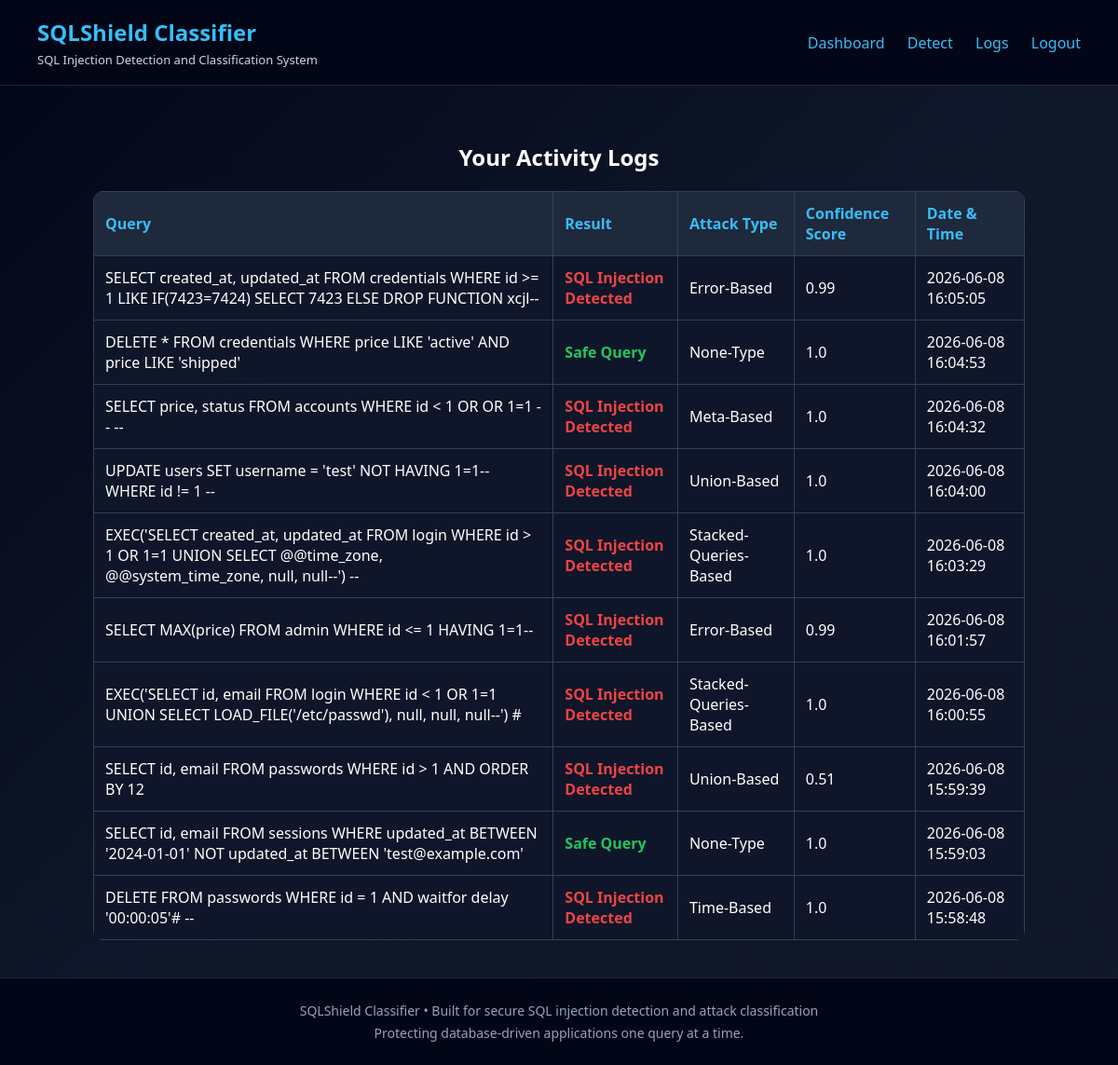
The page /logs (signed in) on the database its author committed.
### tables this page shows
CREATE TABLE logs (
        id INTEGER PRIMARY KEY AUTOINCREMENT,
        username TEXT,
        query TEXT,
        result TEXT,
        attack_type TEXT,
        confidence_score TEXT,
        timestamp TEXT
        
                   
    );

### app.py (the view)
@app.route('/logs')
def logs():
    if 'user' in session:
        conn = sqlite3.connect("database.db")
        cursor = conn.cursor()
        cursor.execute("""
    SELECT query, result, attack_type, confidence_score, timestamp
    FROM logs
    WHERE username=?
    ORDER BY id DESC
""", (session['user'],))
        data = cursor.fetchall()
        conn.close()
        return render_template('logs.html', logs=data)
    return redirect('/')

### templates/logs.html
{% extends "base.html" %}
{% block content %}
<h2>Your Activity Logs</h2>
<div class="table-wrapper">
    <table>
        <tr>
            <th>Query</th>
            <th>Result</th>
            <th>Attack Type</th>
            <th>Confidence Score</th>
            <th>Date & Time</th>
        </tr>
        {% for log in logs %}
        <tr>
            <td>{{ log[0] }}</td>
            <td class="{{ 'safe' if 'Safe' in log[1] else 'danger' }}">
                {{ log[1] }}
            </td>
            <td>{{ log[2] }}</td>
            <td>{{ log[3] }}</td>
            <td>{{ log[4] }}</td>
        </tr>
        {% endfor %}
    </table>
</div>
{% endblock %}

### static/style.css (style rules this page uses)
body { margin: 0; font-family: 'Segoe UI', sans-serif; background: linear-gradient(135deg, #020617, #0f172a, #111827); color: white; }
.table-wrapper { overflow-x: auto; margin-top: 20px; }
table { width: 100%; max-width: 1000px; margin: auto; border-collapse: collapse; background: rgba(15, 23, 42, 0.95); border-radius: 10px; overflow: hidden; }
th, td { padding: 12px; border: 1px solid #334155; text-align: left; }
th { background: #1e293b; color: #38bdf8; }
.safe { color: #22c55e; font-weight: bold; }
.danger { color: #ef4444; font-weight: bold; }

### rows shown on the page
logs: query "SELECT created_at, updated_at FROM credentials WHERE id >= 1 LIKE IF(7423=7424) SELECT 7423 ELSE DROP FUNCTION xcjl--", result "SQL Injection Detected", attack_type "Error-Based", confidence_score "0.99", timestamp "2026-06-08 16:05:05"
logs: query "DELETE * FROM credentials WHERE price LIKE 'active' AND price LIKE 'shipped'", result "Safe Query", attack_type "None-Type", confidence_score "1.0", timestamp "2026-06-08 16:04:53"
logs: query "SELECT price, status FROM accounts WHERE id < 1 OR OR 1=1 -- --", result "SQL Injection Detected", attack_type "Meta-Based", confidence_score "1.0", timestamp "2026-06-08 16:04:32"
logs: query "UPDATE users SET username = 'test' NOT HAVING 1=1-- WHERE id != 1 --", result "SQL Injection Detected", attack_type "Union-Based", confidence_score "1.0", timestamp "2026-06-08 16:04:00"
logs: query "EXEC('SELECT created_at, updated_at FROM login WHERE id > 1 OR 1=1 UNION SELECT @@time_zone, @@system_time_zone, null, null--') --", result "SQL Injection Detected", attack_type "Stacked-Queries-Based", confidence_score "1.0", timestamp "2026-06-08 16:03:29"
logs: query "SELECT MAX(price) FROM admin WHERE id <= 1 HAVING 1=1--", result "SQL Injection Detected", attack_type "Error-Based", confidence_score "0.99", timestamp "2026-06-08 16:01:57"
logs: query "EXEC('SELECT id, email FROM login WHERE id < 1 OR 1=1 UNION SELECT LOAD_FILE('/etc/passwd'), null, null, null--') #", result "SQL Injection Detected", attack_type "Stacked-Queries-Based", confidence_score "1.0", timestamp "2026-06-08 16:00:55"
logs: query "SELECT id, email FROM passwords WHERE id > 1 AND ORDER BY 12", result "SQL Injection Detected", attack_type "Union-Based", confidence_score "0.51", timestamp "2026-06-08 15:59:39"
logs: query "SELECT id, email FROM sessions WHERE updated_at BETWEEN '2024-01-01' NOT updated_at BETWEEN 'test@example.com'", result "Safe Query", attack_type "None-Type", confidence_score "1.0", timestamp "2026-06-08 15:59:03"
logs: query "DELETE FROM passwords WHERE id = 1 AND waitfor delay '00:00:05'# --", result "SQL Injection Detected", attack_type "Time-Based", confidence_score "1.0", timestamp "2026-06-08 15:58:48"
